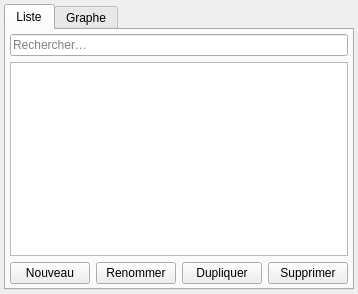
<?xml version="1.0" encoding="UTF-8"?>
<ui version="4.0">
 <class>LevelBrowserPanel</class>
 <widget class="QWidget" name="LevelBrowserPanel">
  <layout class="QVBoxLayout" name="verticalLayout">
   <property name="leftMargin"><number>4</number></property>
   <property name="topMargin"><number>4</number></property>
   <property name="rightMargin"><number>4</number></property>
   <property name="bottomMargin"><number>4</number></property>
   <item>
    <widget class="QTabWidget" name="viewTabs">
     <property name="currentIndex"><number>0</number></property>
     <widget class="QWidget" name="listTab">
      <attribute name="title"><string>Liste</string></attribute>
      <layout class="QVBoxLayout" name="listLayout">
       <property name="leftMargin"><number>4</number></property>
       <property name="topMargin"><number>4</number></property>
       <property name="rightMargin"><number>4</number></property>
       <property name="bottomMargin"><number>4</number></property>
       <item>
        <widget class="QLineEdit" name="searchField">
         <property name="placeholderText"><string>Rechercher…</string></property>
         <property name="clearButtonEnabled"><bool>true</bool></property>
        </widget>
       </item>
       <item>
        <widget class="QListView" name="levelList"/>
       </item>
       <item>
        <layout class="QHBoxLayout" name="buttonRow">
         <item><widget class="QPushButton" name="newButton"><property name="text"><string>Nouveau</string></property></widget></item>
         <item><widget class="QPushButton" name="renameButton"><property name="text"><string>Renommer</string></property></widget></item>
         <item><widget class="QPushButton" name="duplicateButton"><property name="text"><string>Dupliquer</string></property></widget></item>
         <item><widget class="QPushButton" name="deleteButton"><property name="text"><string>Supprimer</string></property></widget></item>
        </layout>
       </item>
      </layout>
     </widget>
     <widget class="QWidget" name="graphTab">
      <attribute name="title"><string>Graphe</string></attribute>
      <layout class="QVBoxLayout" name="graphLayout">
       <property name="leftMargin"><number>0</number></property>
       <property name="topMargin"><number>0</number></property>
       <property name="rightMargin"><number>0</number></property>
       <property name="bottomMargin"><number>0</number></property>
       <item>
        <widget class="hmi::WorldGraphView" name="worldGraph"/>
       </item>
      </layout>
     </widget>
    </widget>
   </item>
  </layout>
 </widget>
 <customwidgets>
  <customwidget>
   <class>hmi::WorldGraphView</class>
   <extends>QWidget</extends>
   <header>Editor/Ui/WorldGraphView.h</header>
  </customwidget>
 </customwidgets>
 <resources/>
 <connections/>
</ui>
